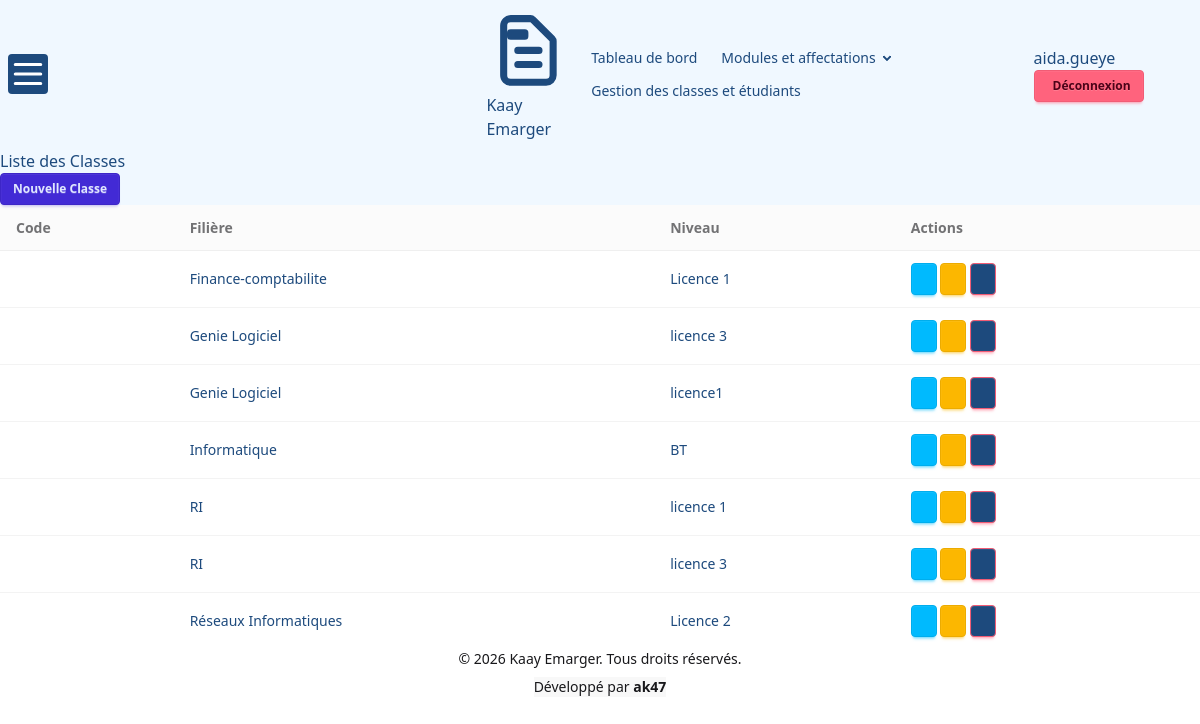
Page /responsables/classes/ (signed in) on the earlier database version.
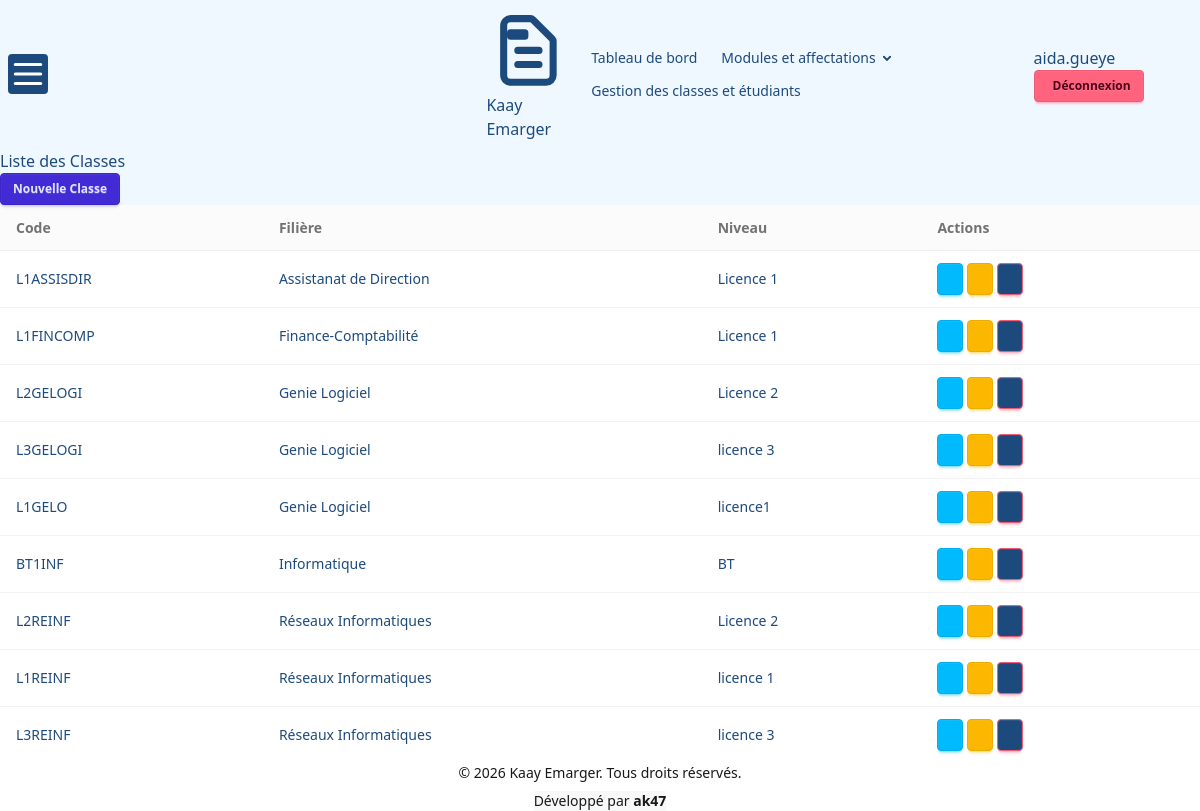
Same page on the later database version.
### project/models.py (models this page shows, shortened)
class Classe(models.Model):
    code = models.CharField(max_length=10, blank=True)
    filiere = models.CharField(max_length=40)
    niveau = models.CharField(max_length=40)

### project/views.py (the view)
# urls.py: path('responsables/classes/' , views.liste_classes, name='liste_classes'),
def liste_classes(request):
    if request.user.role == 'enseignant':
            return HttpResponseForbidden("Acces refuse")
    classes = Classe.objects.all().order_by('filiere','niveau')
    paginator = Paginator(classes,10)
    page_obj = paginator.get_page(request.GET.get('page'))
    return render(request,'responsables/liste_classes.html',{'page_obj':page_obj})

### project/templates/responsables/liste_classes.html (shortened to what this page needs)
{% extends 'base.html' %}
{% block content %}
<div class="container mx-auto p-6">
    <div class="flex justify-between items-center mb-6">
        <h1 class="text-2xl font-bold">Liste des Classes</h1>
        <a href="{% url 'creer_classe' %}" class="btn btn-primary btn-sm">Nouvelle Classe</a>
    </div>
    <div class="overflow-x-auto bg-base-100 rounded-lg border border-base-200 shadow-sm">
        <table class="table w-full">
            <thead>
                <tr class="bg-base-200/50">
                    <th>Code</th>
                    <th>Filière</th>
                    <th>Niveau</th>
                    <th class="text-center ">Actions</th>
                </tr>
            </thead>
            <tbody>
                {% for c in page_obj %}
                <tr class="hover">
                    <td class="font-bold">{{ c.code }}</td>
                    <td>{{ c.filiere }}</td>
                    <td>{{ c.niveau }}</td>
                    <td class="text-right">
                        <div class="flex justify-end gap-1">
                            <a href="{% url 'details_classe' c.id %}" class="btn btn-info btn-sm">
                            </a>
                            <a href="{% url 'modifier_classe' c.id %}" title="modifier la classe" class="btn btn-warning btn-sm gap-1">
                            </a>
                            <button class="btn btn-error btn-sm" onclick="document.getElementById('modal_supprimer_classe_{{ c.id }}').showModal()">
                            </button>
                        </div>
                    </td>
                </tr>
                {% empty %}
                <tr><td colspan="4" class="text-center py-8">Aucune classe enregistrée.</td></tr>
                {% endfor %}
            </tbody>
        </table>
    </div>
</div>
{% endblock %}

Differences in the rows shown:
added Classe: code "L1ASSISDIR", filiere "Assistanat de Direction", niveau "Licence 1"
changed Classe: code (not shown) → "L1FINCOMP"; filiere "Finance-comptabilite" → "Finance-Comptabilité"
added Classe: code "L2GELOGI", filiere "Genie Logiciel", niveau "Licence 2"
changed Classe: code (not shown) → "L3GELOGI"
changed Classe "licence1": code (not shown) → "L1GELO"
changed Classe "Informatique": code (not shown) → "BT1INF"
changed Classe: code (not shown) → "L2REINF"; moves up the list
changed Classe "licence 1": code (not shown) → "L1REINF"; filiere "RI" → "Réseaux Informatiques"
changed Classe: code (not shown) → "L3REINF"; filiere "RI" → "Réseaux Informatiques"
